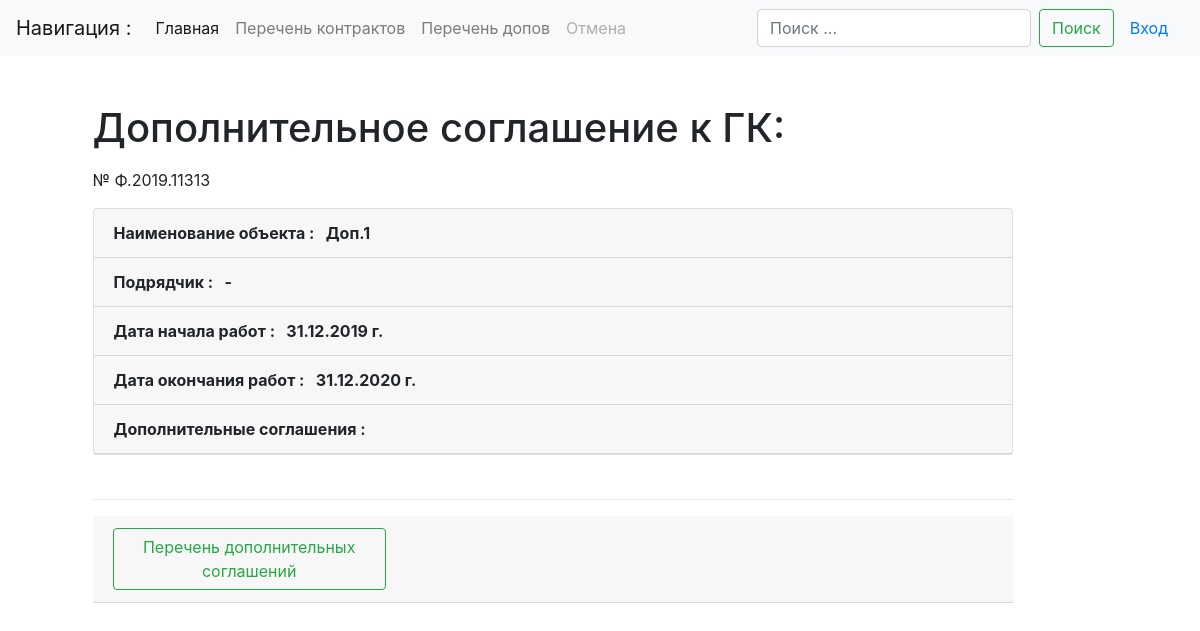
/dops/detail/6/, run on an earlier commit of the app's database.
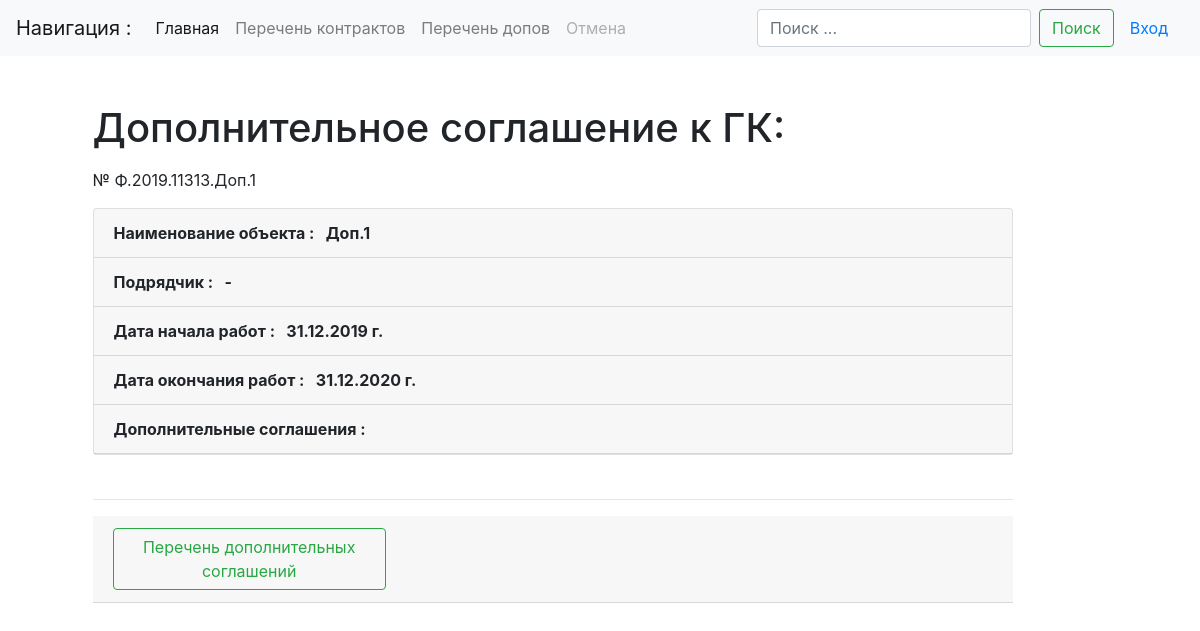
And on a later commit of the database.
### main/models.py (models this page shows, shortened)
class Reestr(models.Model):
    num_izv = models.CharField(max_length=20, db_index=True, verbose_name='Номер извещения', default='-')
    nc_contract = models.CharField(max_length=30, db_index=True, verbose_name='Номер карточки контракта',
                                   default='-')
    num_contract = models.CharField(max_length=20, db_index=True, verbose_name='Номер контракта', default='-')
    name_object = models.CharField(max_length=500, db_index=True, verbose_name='Наименование объекта закупки',
                                   default='-')
    type_doc = models.ForeignKey(TypeDoc, on_delete=models.DO_NOTHING, verbose_name='Документ', default='-')
    y_contract = models.CharField(max_length=4, verbose_name='Год ввода', default='1970')
    nmck = models.FloatField(max_length=50, verbose_name='НМЦ')
    c_contract = models.FloatField(max_length=50, verbose_name='Цена контракта')
    econom = models.FloatField(max_length=50, verbose_name='Экономия')
    proc_econom = models.FloatField(max_length=6, verbose_name='Процент экономии')
    ini_contract = models.ForeignKey(Initiator, on_delete=models.DO_NOTHING, verbose_name='Инициатор', default='-')
    uch_contract = models.CharField(max_length=200, db_index=True, verbose_name='Участник', default='-')
    in_contract = models.CharField(max_length=10, null=True, verbose_name='Дата подписания контракта')
    in_work = models.CharField(max_length=10, null=True, verbose_name='Дата начала работ')
    out_work = models.CharField(max_length=10, null=True, verbose_name='Дата окончания работ')
    stat_contract = models.ForeignKey(Status_Contract, on_delete=models.DO_NOTHING, verbose_name='Статус', default='-')
    work_contract = models.BooleanField('В работе')
    failures = models.BooleanField('Срыв сроков')
    executed = models.BooleanField('Исполнен')
    data_stamp = models.DateTimeField(auto_now_add=True)
    class Meta:
        verbose_name = "Госконтракт"
        verbose_name_plural = "Госконтракты"
        ordering = ('y_contract', 'num_contract',)  # сортировка

### main/views.py (the view)
# urls.py: path('dops/detail/<int:pk>/', DopDetail.as_view(), name='dop-detail'),
class DopDetail(DetailView):
    model = Reestr
    template_name = 'main/dop_detail.html'
    def get_context_data(self, **kwargs):
        context = super().get_context_data(**kwargs)
        objkey = self.kwargs.get('pk', None)
        c_num = Reestr.objects.filter(work_contract=True, type_doc=2, id=objkey)
        context['num_gk'] = c_num[:5]
        d_today = datetime.date.today()
        context['d_today'] = d_today
        return context

### templates/main/dop_detail.html
{% extends "base.html" %}
{% load crispy_forms_tags %}
{% block content %}
    <h1 class="mb-3">Дополнительное соглашение к ГК: </h1>
        <p>№ {{ reestr.num_contract }}</p>
        <div class="card mb-1">
            <p class="card-header"><strong>Наименование объекта : &nbsp; {{ reestr.name_object }}</strong></p>
            <p class="card-header"><strong>Подрядчик : &nbsp; {{ reestr.uch_contract }} </strong></p>
            <p class="card-header"><strong>Дата начала работ : &nbsp; {{ reestr.in_work }} г.</strong></p>
            <p class="card-header"><strong>Дата окончания работ : &nbsp; {{ reestr.out_work }} г.</strong></p>
            <p class="card-header"><strong>Дополнительные соглашения :</strong></p>
        </div><br><hr>
    <div class="card-header">
        <div class="row">
            <div class="col-md-4"><a href="{% url 'dop-list' %}" class="btn btn-outline-success my-2 my-sm-0" aria-disabled="true">Перечень дополнительных соглашений</a></div>
        </div>
    </div>
{% endblock content %}

What changed in the data, as far as the page shows it:
changed Reestr "Доп.1": num_contract "Ф.2019.11313" → "Ф.2019.11313.Доп.1"
